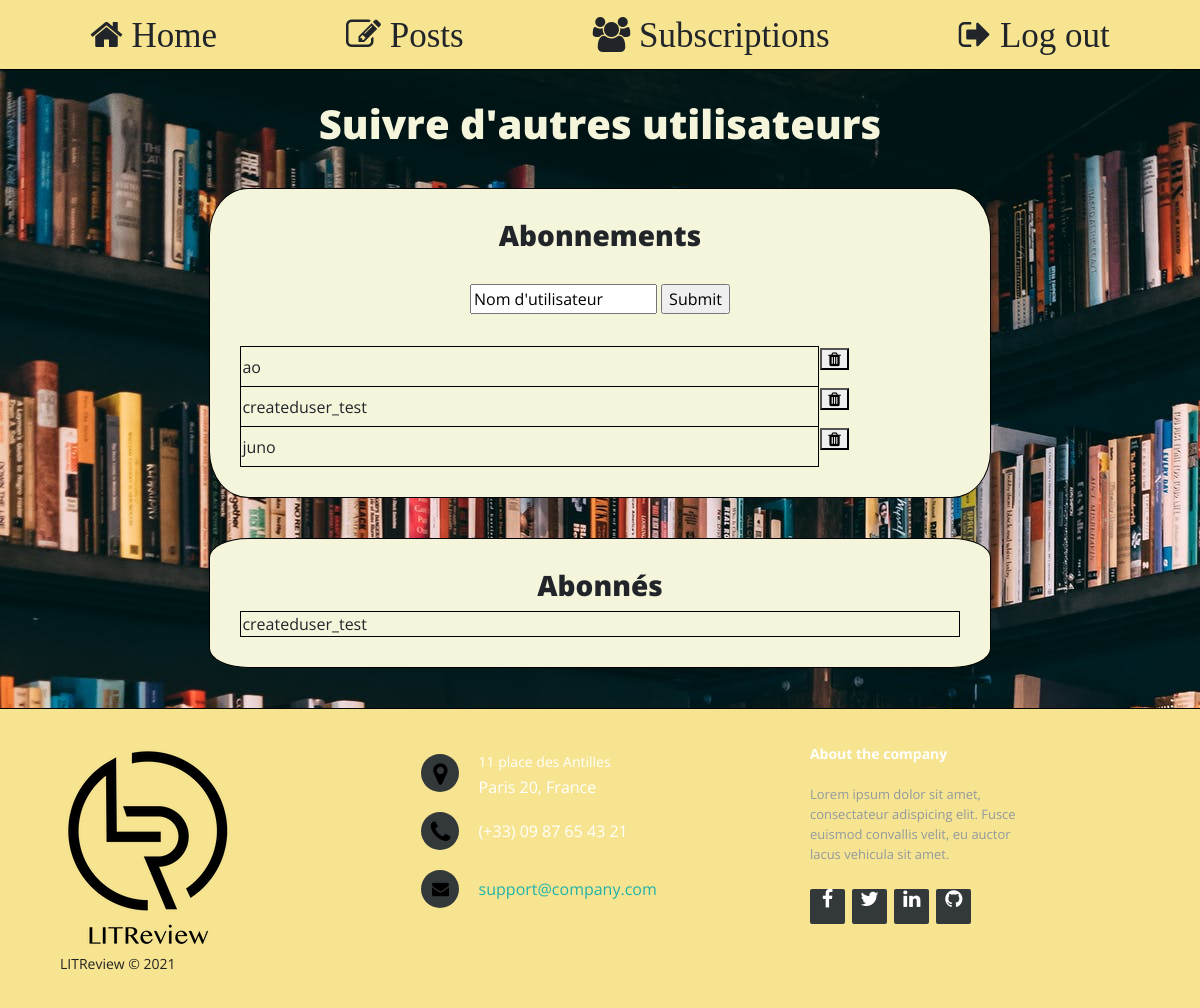
/subscriptions/ (signed in), run on the app's committed database.
### reviews_webapp/models.py (models this page shows)
class UserFollows(models.Model):
    user = models.ForeignKey(
        to=settings.AUTH_USER_MODEL,
        on_delete=models.CASCADE,
        related_name='following')
    followed_user = models.ForeignKey(
        to=settings.AUTH_USER_MODEL,
        on_delete=models.CASCADE, related_name='followed_by')
    class Meta:
        unique_together = ('user', 'followed_user', )

### authentication/models.py (models this page shows)
class User(AbstractUser):
    pass

### reviews_webapp/views.py (the view, shortened to what this page needs)
# urls.py: path('subscriptions/', reviews_webapp.views.SubscriptionPageView.as_view(), name='subscriptions'),
class SubscriptionPageView(LoginRequiredMixin, View):
    template_name = "reviews_webapp/subscriptions.html"
    sub_form = SubscriptionForm()
    def get(self, request, error_message=""):
        user_id = request.user.id
        subscriptions = UserFollows.objects.filter(user=User.objects.get(pk=user_id)).order_by('id')
        followers = [relationship_object.user for relationship_object in UserFollows.objects.filter(followed_user=User.objects.get(pk=user_id))]
        context = {
            "form": self.sub_form,
            "subscriptions": subscriptions,
            "subscribers": followers,
        }
        if error_message != "":
            context["error_message"] = error_message
        return render(request, self.template_name, context)

### reviews_webapp/forms.py (shortened to what this page needs)
class SubscriptionForm(forms.Form):
    username = forms.CharField(max_length=30, initial='Nom d\'utilisateur', required=False)

### reviews_webapp/templates/reviews_webapp/subscriptions.html (shortened to what this page needs)
{% extends 'base.html' %}
{% block content %}
<div>
    <h1>Suivre d'autres utilisateurs</h1>
    <div class="box follow_box">
        <h3>Abonnements</h3>
        <p>
            <form method="post">
                {{ form.username }}
                <input type="submit"/>
            </form>
        </p>
        <table style="width: 100%;">
            {% for relationship in subscriptions %}
                <tr>
                <td style="border: 1px solid black">{{ relationship.followed_user.username }}</td>
                <td>
                    <form action="{% url 'subscriptions' %}" method="post">
                        <button value="{{ relationship.id }}" name="unsubscribe_id" method="post"><i class="fa fa-trash"></i></button>
                    </form>
                </td>
            </tr>
            {% endfor %}
        </table>
    </div>
    <div class="box follow_box">
        <h3>Abonnés</h3>
        <table style="width: 100%;">
            {% for user in subscribers %}
            <tr>
                <td style="border: 1px solid black">{{ user }}</td>
            </tr>
            {% endfor %}
        </table>
    </div>
</div>
{% endblock content %}

### static/css/style.css (style rules this page uses)
body { padding: 0px; margin: 0px; background-image: url('../assets/img/pexels-photo-1907785.jpeg'); font-size: 16px; }
.box { border: 1px solid black; background-color: beige; padding: 30px; }
.follow_box { margin: 40px 0px; border-radius: 5% / 15%; }
h1 { margin-top: 30px; color: beige; }
h3 { size: 22px; }

### static/css/footer.css (style rules this page uses)
* { font-family: Open Sans; }

### data on the page
UserFollows: followed_user.username "ao", {{ relationship.id }} 5 (drawn)
UserFollows: followed_user.username "createduser_test", {{ relationship.id }} 9 (drawn)
UserFollows: followed_user.username "juno", {{ relationship.id }} 16 (drawn)
User: username "createduser_test"
